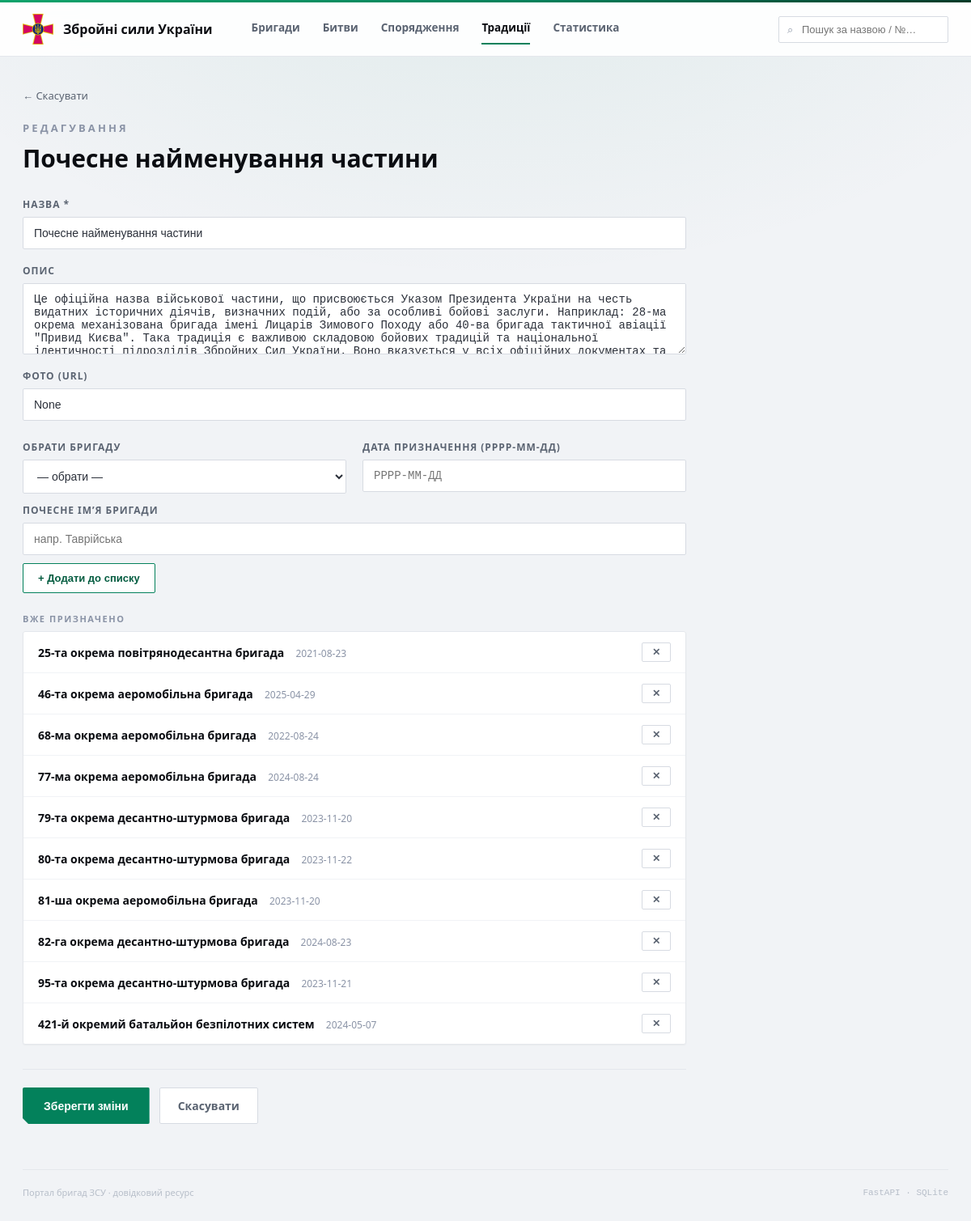
Page /traditions/3/edit on the earlier database version.
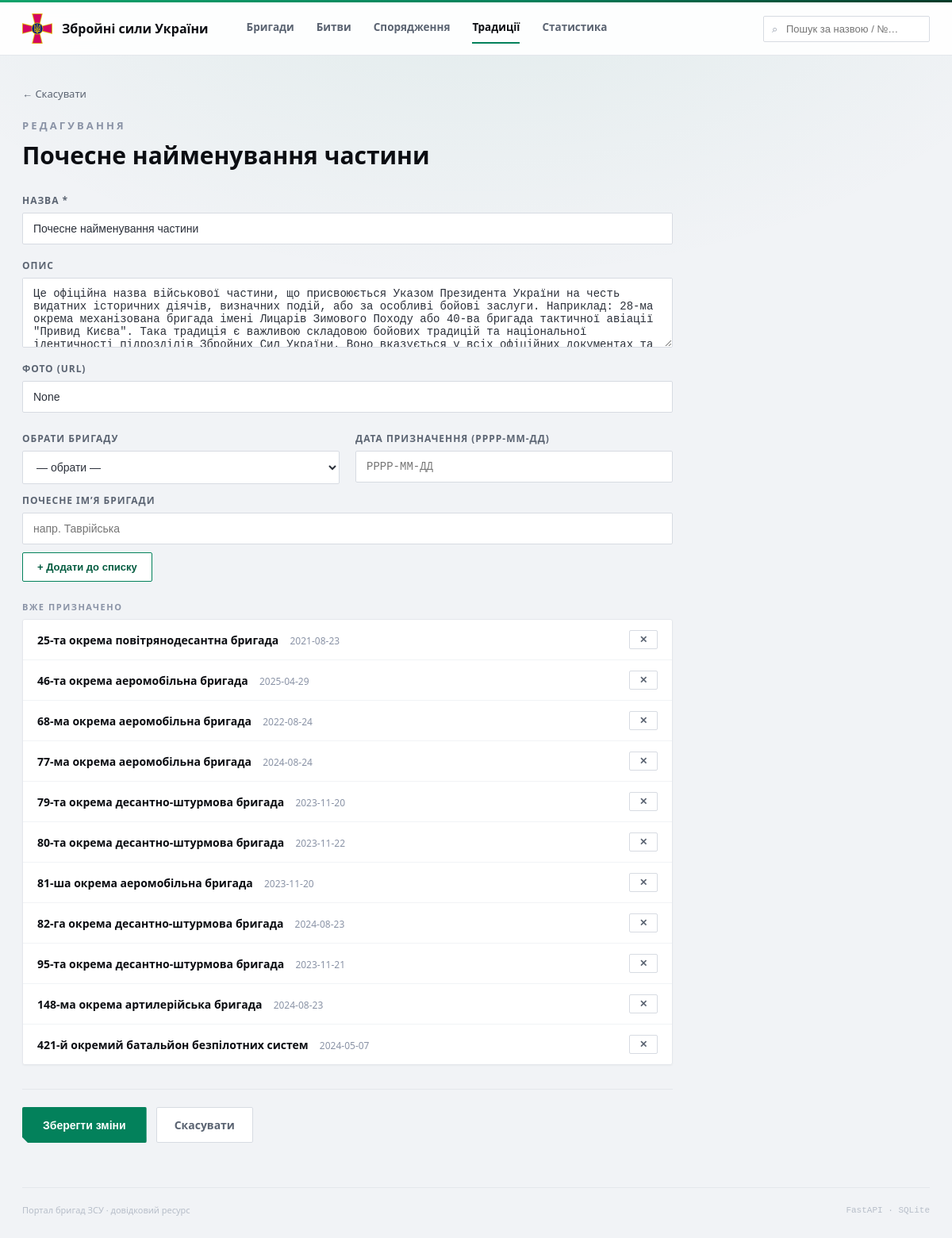
Same page on the later database version.
### tables this page shows
CREATE TABLE brigade_traditions (
    brigade_id      INTEGER NOT NULL REFERENCES brigades (brigade_id),
    tradition_id    INTEGER NOT NULL REFERENCES traditions (tradition_id),
    date_assigned   DATE,
    created_at      TIMESTAMP NOT NULL DEFAULT CURRENT_TIMESTAMP, unit_name TEXT, photo TEXT,
    PRIMARY KEY (brigade_id, tradition_id)
);

CREATE TABLE brigades (
    brigade_id               INTEGER PRIMARY KEY,
    name                     TEXT NOT NULL,
    description              TEXT,
    military_branch_id       INTEGER REFERENCES military_branches (branch_id),
    corps_id                 INTEGER REFERENCES army_corps (corps_id),
    territorial_command_id   INTEGER REFERENCES territorial_commands (command_id),
    troop_type_id            INTEGER REFERENCES troop_types (type_id),
    formed_date              DATE,
    flag_date                DATE,
    location_id              INTEGER REFERENCES locations (location_id),
    emblem_file              TEXT,
    created_at               TIMESTAMP NOT NULL DEFAULT CURRENT_TIMESTAMP,
    updated_at               TIMESTAMP NOT NULL DEFAULT CURRENT_TIMESTAMP,
    CHECK (formed_date IS NULL OR flag_date IS NULL OR formed_date <= flag_date)
);

### app/routers/traditions.py (the view)
@router.get("/{tradition_id}/edit")
def edit_tradition_form(tradition_id: int, request: Request, db: sqlite3.Connection = Depends(get_db)):
    tradition = db.execute(
        "SELECT * FROM traditions WHERE tradition_id = ?", (tradition_id,)
    ).fetchone()
    brigades = db.execute(
        """SELECT b.brigade_id, b.name, bt.date_assigned, bt.unit_name
           FROM brigade_traditions bt
           JOIN brigades b ON bt.brigade_id = b.brigade_id
           WHERE bt.tradition_id = ?
           ORDER BY CAST(b.name AS INTEGER), b.name""",
        (tradition_id,),
    ).fetchall()
    assigned_ids = {r["brigade_id"] for r in brigades}
    all_brigades = [b for b in _all_brigades(db) if b["brigade_id"] not in assigned_ids]
    return templates.TemplateResponse(
        request,
        "tradition_form.html",
        {
            "tradition": tradition,
            "brigades": brigades,
            "all_brigades": all_brigades,
        },
    )

### app/templates/tradition_form.html (shortened to what this page needs)
{% extends "base.html" %}
{% block content %}
<a class="back-link" href="/traditions">← Скасувати</a>
<div class="page-eyebrow" style="margin-bottom:8px">{% if tradition %}Редагування{% else %}Новий запис{% endif %}</div>
<h1 style="margin:0 0 28px;font-size:30px;font-weight:700;color:var(--ink)">
  {% if tradition %}{{ tradition.title }}{% else %}Нова традиція{% endif %}
</h1>
<form id="main-form" class="brigade-form" method="post"
      action="{% if tradition %}/traditions/{{ tradition.tradition_id }}/edit{% else %}/traditions{% endif %}">
  <div class="form-grid">
    <div class="field field--wide">
      <label for="title">Назва *</label>
      <input id="title" name="title" required
             value="{{ tradition.title if tradition else '' }}"
             placeholder="напр. Побратимство">
    </div>
    <div class="field field--wide">
      <label for="description">Опис</label>
      <textarea id="description" name="description" rows="4"
                placeholder="Короткий опис традиції…">{{ tradition.description if tradition else '' }}</textarea>
    </div>
    <div class="field field--wide">
        <label for="photo">Фото (URL)</label>
        <input id="photo" name="photo"
               value="{{ tradition.photo if tradition else '' }}"
               placeholder="Додай шлях до фото">
    </div>
  </div>
  {% if tradition %}
    {% if all_brigades %}
      <div class="form-grid" style="margin-top:24px;gap:14px 20px">
        <div class="field">
          <label for="brigade_id">Обрати бригаду</label>
          <select id="brigade_id" name="brigade_id" form="add-brigade-form" required>
            <option value="">— обрати —</option>
          </select>
        </div>
        <div class="field">
          <label for="date_assigned">Дата призначення (РРРР-ММ-ДД)</label>
          <input id="date_assigned" name="date_assigned" class="mono"
                 placeholder="РРРР-ММ-ДД" form="add-brigade-form">
        </div>
      </div>
        {% if tradition and tradition.is_honorific %}
        <div class="form-grid" style="margin-top:12px;gap:14px 20px">
            <div class="field field--wide">
                <label for="unit_name">Почесне ім’я бригади</label>
                <input id="unit_name" name="unit_name"
                       form="add-brigade-form"
                       placeholder="напр. Таврійська">
            </div>
        </div>
        {% endif %}
      <div style="margin-top:10px">
        <button type="submit" form="add-brigade-form" class="btn-outline">+ Додати до списку</button>
      </div>
    {% endif %}
    {% if brigades %}
      <div style="margin-top:24px;margin-bottom:8px;color:var(--faint);font-size:11px;letter-spacing:0.14em;text-transform:uppercase;font-weight:700">
        Вже призначено
      </div>
      <div class="panel" style="margin-bottom:8px">
        {% for b in brigades %}
          <div class="list-row">
            <span style="min-width:0;overflow:hidden">
              <span style="color:var(--ink);font-weight:600;font-size:14px">{{ b.name }}</span>
              {% if b.date_assigned %}
                <span class="mono" style="color:var(--faint);font-size:12px;margin-left:10px">{{ b.date_assigned }}</span>
              {% endif %}
            </span>
            <button type="submit" form="remove-{{ b.brigade_id }}"
                    class="btn-ghost"
                    style="flex:none;padding:4px 12px;font-size:12px;color:var(--muted)"
                    onclick="return confirm('Видалити цю бригаду?')">✕</button>
          </div>
        {% endfor %}
      </div>
    {% elif not all_brigades %}
    {% else %}
      <div class="empty" style="margin-top:16px;margin-bottom:8px">Жодна бригада ще не призначена.</div>
    {% endif %}
  {% endif %}
  <div class="form-actions">
    <button type="submit" form="main-form" class="btn-primary">
      {% if tradition %}Зберегти зміни{% else %}Створити традицію{% endif %}
    </button>
    <a class="btn-ghost" href="/traditions">Скасувати</a>
  </div>
</form>
{% endblock %}

Differences in the rows shown:
added brigade_traditions: name "148-ма окрема артилерійська бригада", date_assigned "2024-08-23"
